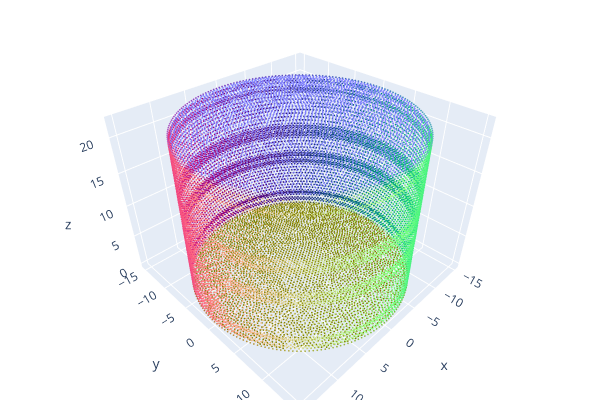

The notebook cell this image was saved under:
### Code cell
print("Testing IO for meshes ...")
pcd = o3d.io.read_point_cloud("../data/Challenge-ABC/Train/ply/0037.ply")
labels = np.loadtxt("../data/Challenge-ABC/Train/lb/0037.lb", dtype=int)
print(pcd)
#o3d.io.write_triangle_mesh("", pcd)

print(np.asarray(pcd.points))
print(np.asarray(pcd.points).shape[0])
print(len(pcd.points))
#o3d.visualization.draw_geometries([pcd])#,
#                                   zoom=0.3412,
#                                   front=[0.4257, -0.2125, -0.8795],
#                                   lookat=[2.6172, 2.0475, 1.532],
#                                   up=[-0.0694, -0.9768, 0.2024])
o3d.visualization.draw_plotly([pcd])

### Figure 1 — Plotly figure (JSON) as saved in the notebook; plotly's stock layout.template omitted (floating-point values rounded to 4 significant figures; data arrays with more than 128 entries replaced by an {"elided": "..."} marker saying what was removed)
{"data": [{"marker": {"color": {"elided": "20228x3 float values"}, "size": 1}, "mode": "markers", "type": "scatter3d", "x": {"elided": "20228 float values"}, "y": {"elided": "20228 float values"}, "z": {"elided": "20228 float values"}}], "layout": {"height": 400, "margin": {"b": 0, "l": 0, "r": 0, "t": 0}, "scene": {"camera": {"center": {"x": 0, "y": 0, "z": 0}, "up": {"x": 0, "y": 0, "z": 1}}}, "showlegend": false, "width": 600}}
